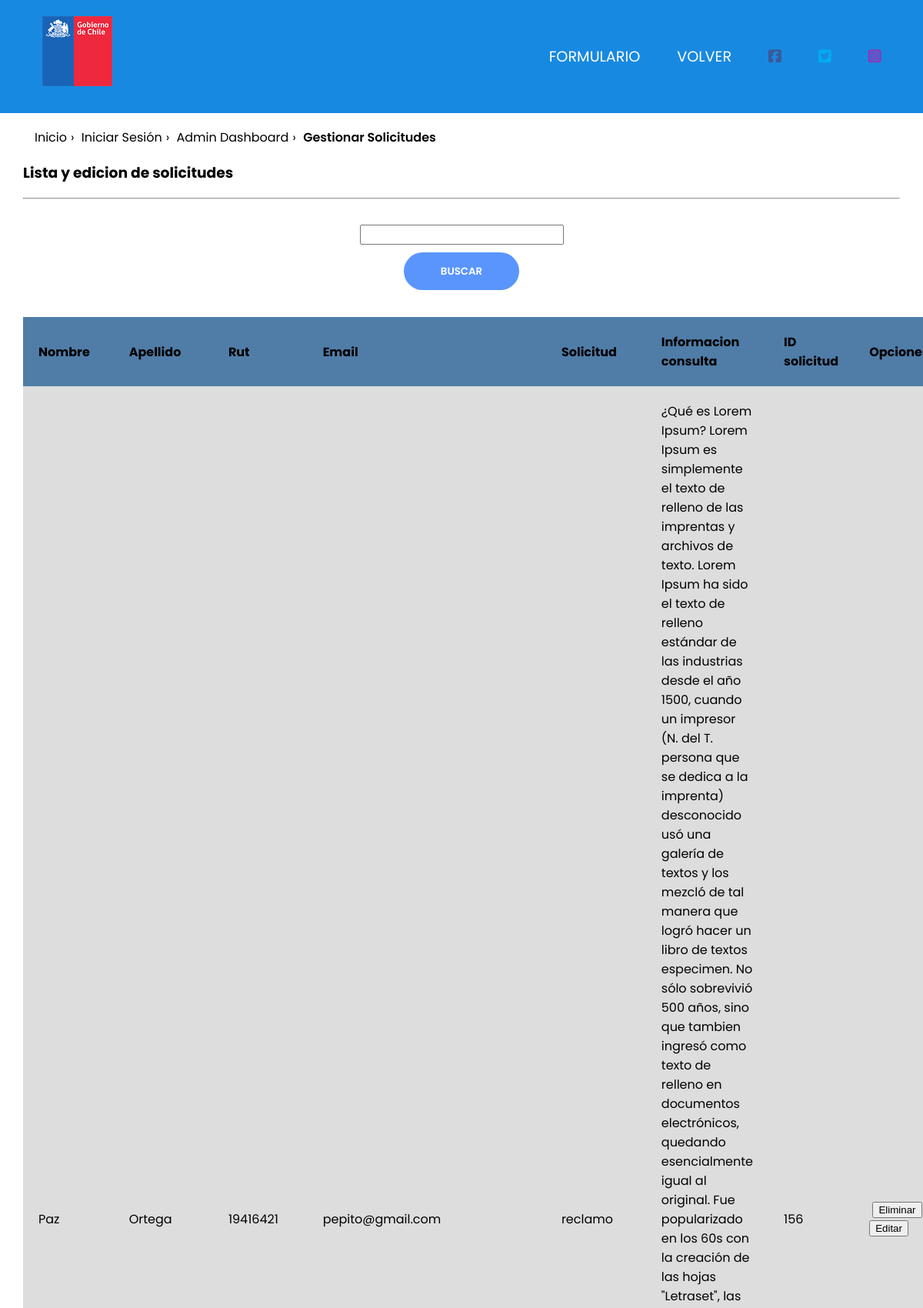
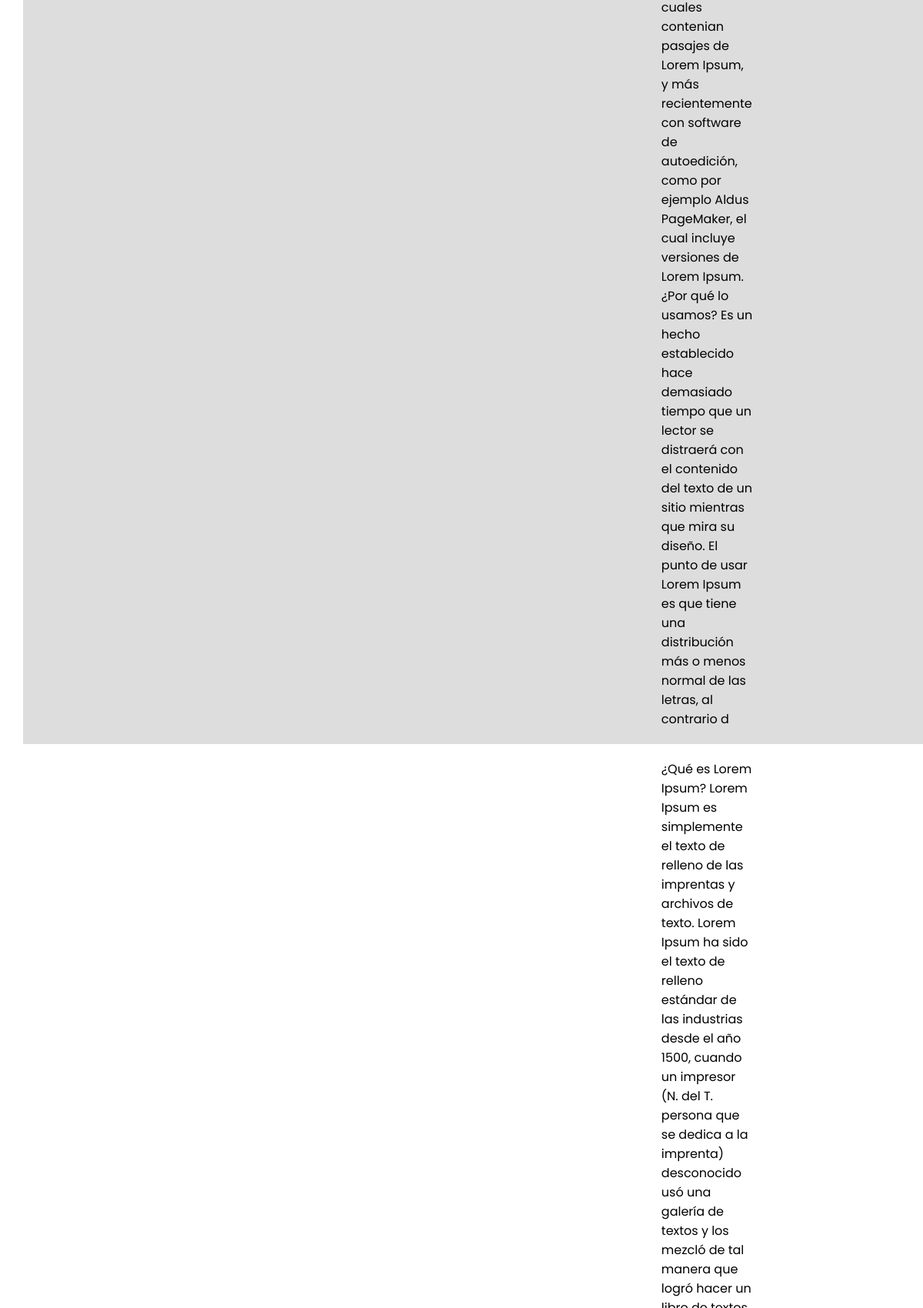
Screenshot of /ciudadano/revisar_ciudadano.php (upper part) with the database file from the repository (2 pictures, top to bottom).
### tables this page shows
CREATE TABLE `solicitud` (
  `id_solicitud` int(11) NOT NULL,
  `solicitud` set('felicitacion','reclamo','sugerencia') NOT NULL,
  `informacion_consulta` varchar(10000) NOT NULL,
  `fecha` date NOT NULL,
  `hora` time NOT NULL,
  `nombre_ciudadano` varchar(30) NOT NULL,
  `email_ciudadano` varchar(50) NOT NULL,
  `rut` int(11) NOT NULL,
  `apellido_ciudadano` varchar(30) NOT NULL,
  `estado` set('terminado','en proceso') NOT NULL,
  `codigo` varchar(10) NOT NULL
);

### ciudadano/revisar_ciudadano.php (the view, shortened to what this page needs)
<?php
require('..\conexion.php');
$buscar = $_POST['buscar'];
$consulta = "SELECT * FROM solicitud WHERE nombre_ciudadano LIKE '%" . $buscar . "%' OR apellido_ciudadano LIKE '%" . $buscar . "%'
OR rut LIKE '%" . $buscar . "%' OR solicitud LIKE '%" . $buscar . "%' OR id_solicitud LIKE '%" . $buscar . "%'";
$resultado = mysqli_query($conexion, $consulta);
?>
<!DOCTYPE html>
<html lang="es">
<head>
    <link rel="stylesheet" href="../estilos.css">
    <link rel="stylesheet" href="ciudadano.css">
     <link rel="stylesheet" href="../tablas.css">
    <link rel="stylesheet" href="../migas-de-pan.css">
</head>
<header>
    <h1 class="logo">
        <a href="../index.php"><img src="../logo_gob.png" alt="gobierno de chile logo"></a>
    </h1>
    <nav>
        <ul>
            <li><a href="ciudadano.php">Formulario</a></li>
            <li><a href="../administrador/bienvenido_administrador.php">Volver</a></li>
            <li><a href="https://www.facebook.com/gobiernodechile/"><i class="fab fa-facebook-square" style="color: #3b5998;"></i></a></li>
            <li><a href="https://twitter.com/gobiernodechile"><i class="fab fa-twitter-square" style="color: #00acee;"></i></a></li>
            <li><a href="https://www.instagram.com/gobiernodechile/"><i class="fab fa-instagram-square" style="color: #8a3ab9;"></i></a></li>
        </ul>
    </nav>
</header>
<br><br><br><br><br><br>
<body>
<div style="padding-left: 30px; padding-right:30px;">
    <div>
        <ul class="migas-de-pan">
            <li class="migas-de-pan-item"><a href="../index.php" class="migas-de-pan-link">Inicio</a></li>
            <li class="migas-de-pan-item"><a href="../login.php" class="migas-de-pan-link">Iniciar Sesión</a></li>
            <li class="migas-de-pan-item"><a href="../administrador/bienvenido_administrador.php" class="migas-de-pan-link">Admin Dashboard</a></li>
            <li class="migas-de-pan-item"><a href="#" class="migas-de-pan-link" style="font-weight: 600;">Gestionar Solicitudes</a></li>
        </ul>
    </div>
        <h3>Lista y edicion de solicitudes</h3>
        <hr>
        <br>
        <form action="revisar_ciudadano.php" method="POST" style=>
            <input type="text" name="buscar">
            <input type="submit" value="Buscar" class="btn solid">
        </form>
        <br>
        <table >
            <thread>
                <tr>
                    <th>Nombre</th>
                    <th>Apellido</th>
                    <th>Rut</th>
                    <th>Email</th>
                    <th>Solicitud</th>
                    <th>Informacion consulta</th>
                    <th>ID solicitud</th>
                    <th>Opciones</th>
                </tr>
            </thread>
            <?php
            while ($row = mysqli_fetch_assoc($resultado)) {
                $nombre_ciudadano = $row['nombre_ciudadano'];
                $apellido_ciudadano = $row['apellido_ciudadano'];
                $rut = $row['rut'];
                $email_ciudadano = $row['email_ciudadano'];
                $solicitud = $row['solicitud'];
                $informacion_consulta = $row['informacion_consulta'];
                $id_solicitud = $row['id_solicitud'];
                echo "<tr>";
                echo "<td>" . $nombre_ciudadano . "</td>";
                echo "<td>" . $apellido_ciudadano . "</td>";
                echo "<td>" . $rut . "</td>";
                echo "<td>" . $email_ciudadano . "</td>";
                echo "<td>" . $solicitud . "</td>";
                echo "<td>" . $informacion_consulta . "</td>";
                echo "<td>" . $id_solicitud . "</td>";
                echo "<td>
                    <form action='eliminar_ciudadano.php' method='post'>
                      <input type='hidden' name='id_solicitud' value='" . $id_solicitud . "'>
                      <button type='submit' style='float:left;margin-right:5px;' >Eliminar</button>
                    </form >
                     <a href='editar_ciudadano.php?id_solicitud=" . $id_solicitud . "'>
                        <button >Editar</button>
                     </a>
                  </td>";
                echo "</tr>";
            }
            ?>
        </table>
    </div>
</body>
</html>

### estilos.css (style rules this page uses)
:root { --background: rgba(24, 137, 225, 1); }
*, *::before, *::after { box-sizing: border-box; }
body { margin: 0; background: white; font-family: 'Poppins',sans-serif; font-weight: 400; }
header { background: var(--background); text-align: center; position: fixed; z-index: 999; width: 100%; top: 0; }
nav { position: absolute; text-align: left; top: 100%; left: 0; background: var(--background); width: 100%; transform: scale(1,0); transform-origin: top; transition: transform 400ms ease-in-out; }
nav ul { margin: 0; padding: 0; list-style: none; }
nav li { margin-bottom: 1em; margin-left: 1em; }
nav a { color: white; text-decoration: none; font-size: 1.2rem; text-transform: uppercase; opacity: 0; transition: opacity 150ms ease-in-out; }
@media screen and (min-width: 1100px) { header { display: grid; grid-template-columns: 1fr auto minmax(1000px, 3fr) 1fr; } }
@media screen and (min-width: 1100px) { .logo { grid-column: 2 / 3; } }
@media screen and (min-width: 1100px) { nav { all: unset; grid-column: 3 / 4; display: flex; justify-content: flex-end; align-items: center; } }
@media screen and (min-width: 1100px) { nav ul { display: flex; } }
@media screen and (min-width: 1100px) { nav li { margin-left: 3em; margin-bottom: 0; } }
@media screen and (min-width: 1100px) { nav a { opacity: 1; position: relative; } }
@media screen and (min-width: 1100px) { nav a::before { content: ''; display: block; height: 4px; background: black; position: absolute; top: -.75em; left: 0; right: 0; transform: scale(0,1); transition: transform ease-in-out 250ms; } }

### ciudadano/ciudadano.css (style rules this page uses)
body { padding: 0; margin: 0; box-sizing: border-box; }
body,input { font-family: 'Poppins',sans-serif; }
body div ul { list-style: none; }
form { display: flex; align-items: center; justify-content: center; flex-direction: column; }
.btn { width: 150px; height: 49px; border: none; outline: none; border-radius: 49px; cursor: pointer; background-color: #5995fd; color: #fff; text-transform: uppercase; font-weight: 600; margin: 10px 0; transition: .5s; }

### tablas.css (style rules this page uses)
table { background-color: white; text-align: left; border-collapse: collapse; width: 100%; }
th, td { padding: 20px; }
th { background-color: #507da8; }
tr:nth-child(even) { background-color: #ddd; }

### migas-de-pan.css (style rules this page uses)
.migas-de-pan { padding: 0; margin-left: 15px; }
.migas-de-pan-item { display: inline-block; }
.migas-de-pan-item:not(:last-of-type)::after { content: '\203a'; margin: 0 5px; color: #000000; }
.migas-de-pan-link { text-decoration: none; color: #000000; }

### rows the page displays
solicitud: nombre_ciudadano "Paz", apellido_ciudadano "Ortega", rut "19416421", email_ciudadano "pepito@gmail.com", solicitud "reclamo", informacion_consulta "¿Qué es Lorem Ipsum? Lorem Ipsum es simplemente el texto de relleno de las imprentas y archivos de texto. Lorem Ipsum ha sido el texto de relleno estándar de las industrias desde el año 1500, cuando un impresor (N. del T. persona que se dedica a la imprenta) desconocido usó una galería de textos y los mezcló de tal manera que logró hacer un libro de textos especimen. No sólo sobrevivió 500 años, sino que tambien ingresó como texto de relleno en documentos electrónicos, quedando esencialmente igual al original. Fue popularizado en los 60s con la creación de las hojas \"Letraset\", las cuales contenian pasajes de Lorem Ipsum, y más recientemente con software de autoedición, como por ejemplo…", id_solicitud "156"
